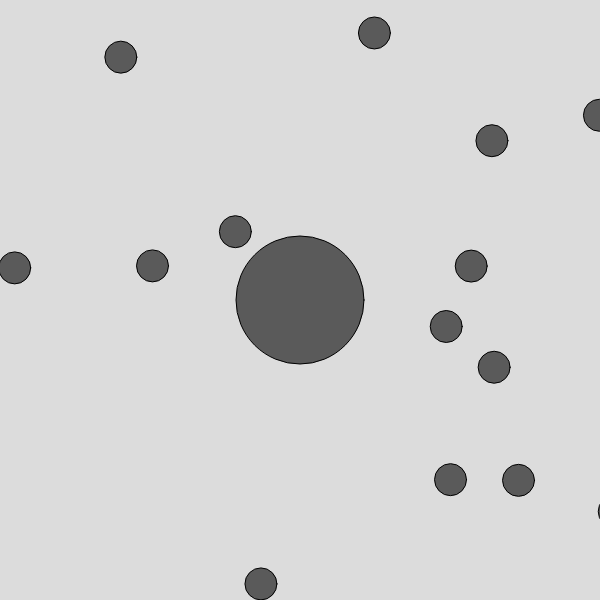
Frame 1 (no input)
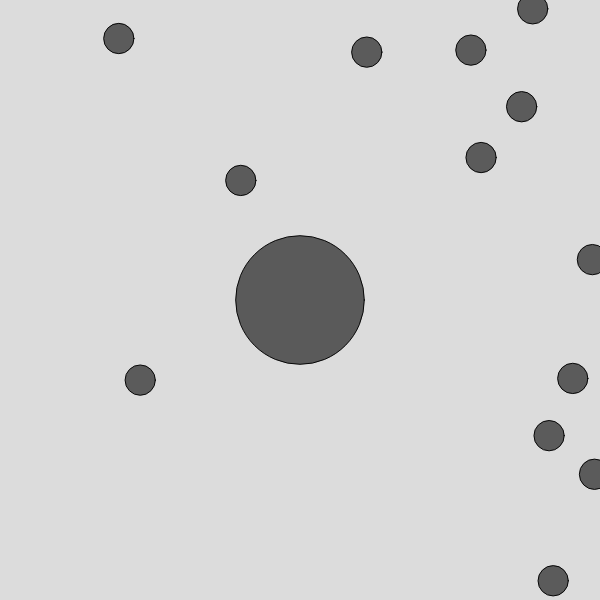
Frame 60 (no input)
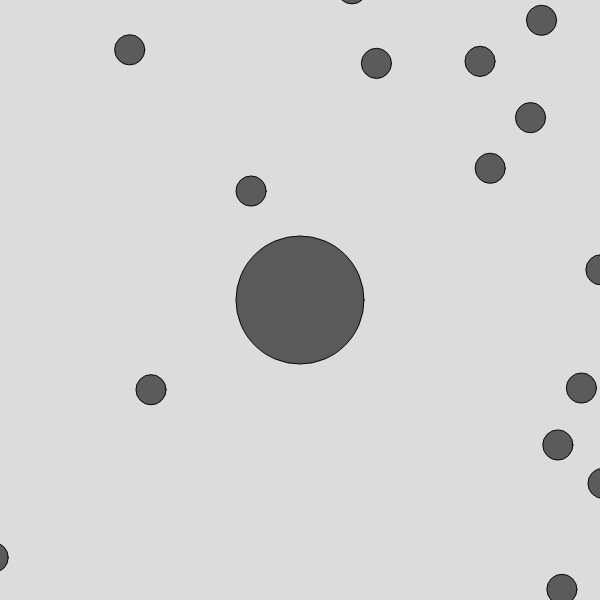
Frame 120 (the mouse pressed at the canvas centre since frame 60)

The p5.js sketch that drew these frames (run headless with seeded random() and noise() and a simulated clock; from frame 60 on, the mouse is pressed at the canvas centre):

// p5.js sketch
// ── sketch.js
var blob;
var blobs = [];
var zoom = 1;

function setup() {
  createCanvas(600, 600);
  blob = new Blob(0, 0, 64);
  for (var i = 0; i < 50; i++) {
    var x = random(-width, width);
    var y = random(-height, height);
    blobs[i] = new Blob(x, y, 16);
  }
}

function draw() {
  background(220);

  translate(width/2, height/2);
  var newzoom = 64 / blob.r;
  zoom = lerp(zoom, newzoom, 0.1);
  scale(zoom);
  translate(-blob.pos.x, -blob.pos.y);
  for (var i = blobs.length-1; i >= 0; i--) {
    blobs[i].show();
    if (blob.eats(blobs[i])) {
      blobs.splice(i, 1);
    }
  }

  blob.show();
  blob.update();
}

// ── blob.js
function Blob(x, y, r) {
    this.pos = createVector(x, y);
    this.r = r;
    this.vel = createVector(0, 0);

    this.update = function() {
        var newVel = createVector(mouseX-width/2, mouseY-height/2);
        newVel.setMag(3);
        this.vel.lerp(newVel, 0.2);
        this.pos.add(this.vel);
    }

    this.eats = function(other) {
        var d = p5.Vector.dist(this.pos, other.pos);
        if (d < this.r + other.r) {
            var sum = PI * this.r * this.r + PI * other.r * other.r;
            this.r = sqrt(sum  / PI);
            return true;
        } else {
            return false;
        }
    }

    this.show = function() {
        fill(0, 150);
        ellipse(this.pos.x, this.pos.y, this.r*2, this.r*2);
    }
}
